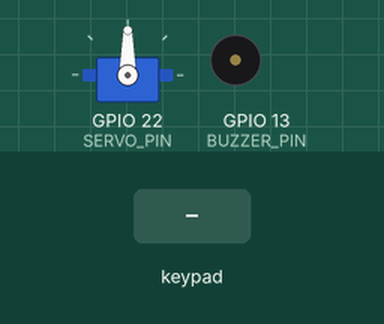
This program was run on a simulated ESP32. Parts: servo, buzzer (waves = sounding). Inputs (shaded band) come from the test bench. WiFi joins after 1.5 s; servers stay silent unless stated; no MQTT or app messages arrive unless stated; what the program prints to the serial monitor is not drawn.

Above: at 2.7 s.
2.8 s: keypad keys D 3 9 3 8 # pressed 0.4 s apart
At 5.28 s:
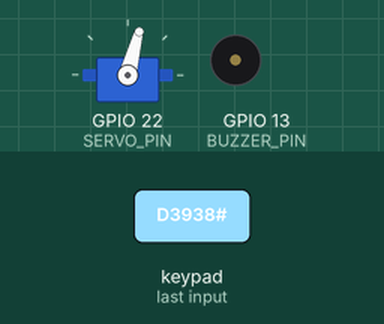
At 5.88 s:
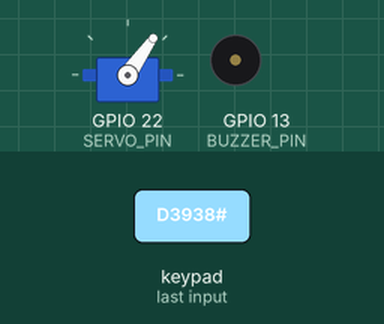
7.5 s: key '*' pressed
At 10.8 s:
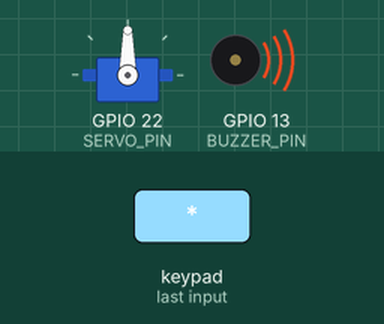
Timing chart, 0 to 12.5 s (numbered marks = the images above; inputs shaded):
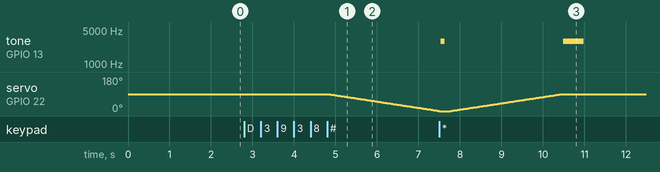

Measured:
- after the input at 2.8 s, servo on GPIO 22 (SERVO_PIN): moves from 90° to 1° over 2.6 s, starting after 2.0 s

The program:

main.cpp
```cpp
#include <Arduino.h>
#include <ESP32Servo.h>
#include <SPI.h>
#include <Wire.h>
#include <Keypad.h>
#include <WiFiClientSecure.h>
#include <PubSubClient.h>

#define ROW_NUM     4 // four rows
#define COLUMN_NUM  4 // four columns
#define SERVO_PIN  22
#define SUCCESS_LED_PIN 21
#define BUZZER_PIN    13  // ESP32 pin GIOP13, which connected to led

const char* lockKey = "D3938";

// initialization of the 4x4 keypad
byte pin_rows[ROW_NUM]      = {19, 18, 5, 17}; // GIOP19, GIOP18, GIOP5, GIOP17 connect to the row pins
byte pin_column[COLUMN_NUM] = {16, 4, 0, 2};   // GIOP16, GIOP4, GIOP0, GIOP2 connect to the column pins
char keys[ROW_NUM][COLUMN_NUM] = {
  {'1', '2', '3', 'A'},
  {'4', '5', '6', 'B'},
  {'7', '8', '9', 'C'},
  {'*', '0', '#', 'D'}
};

//initialize an instance of class Keypad
Keypad keypad = Keypad(makeKeymap(keys), pin_rows, pin_column, ROW_NUM, COLUMN_NUM);

//initialize an instance of class Servo
Servo servo;

bool isDoorLocked = true;

// Internet connection
const char* ssid = "BhishmaSHP";
const char* password = "c#vsjava";

// The endpoint is broker address
const char* awsEndpoint = "ahh6xadh7bhud-ats.iot.us-west-1.amazonaws.com";

const char* topic = "arn:aws:iot:us-west-1:452124643641:thing/Moisture_Sensor";
const char* subscribeTopic = "arn:aws:iot:us-west-1:452124643641:thing/Moisture_Sensor";

const char* rootCA = \
"-----BEGIN CERTIFICATE-----\n" \
"MIIDQTCCAimgAwIBAgITBmyfz5m/jAo54vB4ikPmljZbyjANBgkqhkiG9w0BAQsF\n" \
"ADA5MQswCQYDVQQGEwJVUzEPMA0GA1UEChMGQW1hem9uMRkwFwYDVQQDExBBbWF6\n" \
"b24gUm9vdCBDQSAxMB4XDTE1MDUyNjAwMDAwMFoXDTM4MDExNzAwMDAwMFowOTEL\n" \
"MAkGA1UEBhMCVVMxDzANBgNVBAoTBkFtYXpvbjEZMBcGA1UEAxMQQW1hem9uIFJv\n" \
"b3QgQ0EgMTCCASIwDQYJKoZIhvcNAQEBBQADggEPADCCAQoCggEBALJ4gHHKeNXj\n" \
"ca9HgFB0fW7Y14h29Jlo91ghYPl0hAEvrAIthtOgQ3pOsqTQNroBvo3bSMgHFzZM\n" \
"9O6II8c+6zf1tRn4SWiw3te5djgdYZ6k/oI2peVKVuRF4fn9tBb6dNqcmzU5L/qw\n" \
"IFAGbHrQgLKm+a/sRxmPUDgH3KKHOVj4utWp+UhnMJbulHheb4mjUcAwhmahRWa6\n" \
"VOujw5H5SNz/0egwLX0tdHA114gk957EWW67c4cX8jJGKLhD+rcdqsq08p8kDi1L\n" \
"93FcXmn/6pUCyziKrlA4b9v7LWIbxcceVOF34GfID5yHI9Y/QCB/IIDEgEw+OyQm\n" \
"jgSubJrIqg0CAwEAAaNCMEAwDwYDVR0TAQH/BAUwAwEB/zAOBgNVHQ8BAf8EBAMC\n" \
"AYYwHQYDVR0OBBYEFIQYzIU07LwMlJQuCFmcx7IQTgoIMA0GCSqGSIb3DQEBCwUA\n" \
"A4IBAQCY8jdaQZChGsV2USggNiMOruYou6r4lK5IpDB/G/wkjUu0yKGX9rbxenDI\n" \
"U5PMCCjjmCXPI6T53iHTfIUJrU6adTrCC2qJeHZERxhlbI1Bjjt/msv0tadQ1wUs\n" \
"N+gDS63pYaACbvXy8MWy7Vu33PqUXHeeE6V/Uq2V8viTO96LXFvKWlJbYK8U90vv\n" \
"o/ufQJVtMVT8QtPHRh8jrdkPSHCa2XV4cdFyQzR1bldZwgJcJmApzyMZFo6IQ6XU\n" \
"5MsI+yMRQ+hDKXJioaldXgjUkK642M4UwtBV8ob2xJNDd2ZhwLnoQdeXeGADbkpy\n" \
"rqXRfboQnoZsG4q5WTP468SQvvG5\n" \
"-----END CERTIFICATE-----\n";

// xxxxxxxxxx-certificate.pem.crt
const char* certificate_pem_crt = \
"-----BEGIN CERTIFICATE-----\n" \
"MIIDWTCCAkGgAwIBAgIUWDWGnTRfjv+br4hQTg2ufM+W7c4wDQYJKoZIhvcNAQEL\n" \
"BQAwTTFLMEkGA1UECwxCQW1hem9uIFdlYiBTZXJ2aWNlcyBPPUFtYXpvbi5jb20g\n" \
"SW5jLiBMPVNlYXR0bGUgU1Q9V2FzaGluZ3RvbiBDPVVTMB4XDTIyMTEwMjA0Mzky\n" \
"MVoXDTQ5MTIzMTIzNTk1OVowHjEcMBoGA1UEAwwTQVdTIElvVCBDZXJ0aWZpY2F0\n" \
"ZTCCASIwDQYJKoZIhvcNAQEBBQADggEPADCCAQoCggEBAMDEA2JzzvZsh5MvYTqz\n" \
"VzIyaOsMTsO4pGZdJdvsRcICgtBZANfWHm5fsPDL0WpcvMnAEaVn2BNdZUc9zPWD\n" \
"kEF1gKucGaL1LeXCp6XnyOl8g9jy+Skux+q1ezEIgfwiadHF0doARHecL3oH5Cav\n" \
"2/Du+xllZEkspROgMawNLcAUVtFuqv5W/9yNeMuwuZNsPFQz6KtEHjJ7e2le66lB\n" \
"XWwUZOhTUlZ68Abfwaq8MDIhruyl0QNrnLUPDXHM2WaZ6saaZiMbLRssssxxnmvi\n" \
"THrs1w1Dpa7HTNWLTwpfX9Ewlx2RZLmiN9A5HCy1bKfev6G3F8hn68rykwIHJh4N\n" \
"Fm0CAwEAAaNgMF4wHwYDVR0jBBgwFoAUGgzpOnvW+sk5m+366FiI+iftNL8wHQYD\n" \
"VR0OBBYEFDDy9pH9RarJseJksoPvwOVbopwFMAwGA1UdEwEB/wQCMAAwDgYDVR0P\n" \
"AQH/BAQDAgeAMA0GCSqGSIb3DQEBCwUAA4IBAQByVmKkMf3NHEosJC+essQGTb2I\n" \
"rq3BIFYZqI60hg3FZNH9DTmO5ylKnG9sJhFfUMHO75s0Qy78cIH0507jM+AtiozK\n" \
"62PDUudt+zNlTLo2D3wS/Kn7VqPyZ6bc0b0VXySNdTGOsz5hEJY6mY6vsVBsRfId\n" \
"UCM+dUKYpHFQyzMEgMWA6qG3ynk6OsAOukL9q2He4riPAu1CtPZdkBNMguR4Amcb\n" \
"lXvHAH+jk6q8chD6yFuPsXH3W1hQPkw1mWHBaKm23NTYtWOHrDNx7KWLNalyPq/M\n" \
"nIS3drIgrT4WDRSgyJKM8fqZG36xwpukO2VZOyVqV/K834/3weETv/WPR+mp\n" \
"-----END CERTIFICATE-----\n";

// xxxxxxxxxx-private.pem.key
const char* private_pem_key = \
"-----BEGIN RSA PRIVATE KEY-----\n" \
"MIIEogIBAAKCAQEAwMQDYnPO9myHky9hOrNXMjJo6wxOw7ikZl0l2+xFwgKC0FkA\n" \
"19Yebl+w8MvRaly8ycARpWfYE11lRz3M9YOQQXWAq5wZovUt5cKnpefI6XyD2PL5\n" \
"KS7H6rV7MQiB/CJp0cXR2gBEd5wvegfkJq/b8O77GWVkSSylE6AxrA0twBRW0W6q\n" \
"/lb/3I14y7C5k2w8VDPoq0QeMnt7aV7rqUFdbBRk6FNSVnrwBt/BqrwwMiGu7KXR\n" \
"A2uctQ8NcczZZpnqxppmIxstGyyyzHGea+JMeuzXDUOlrsdM1YtPCl9f0TCXHZFk\n" \
"uaI30DkcLLVsp96/obcXyGfryvKTAgcmHg0WbQIDAQABAoIBABeBDwSXKFolu5Y3\n" \
"xbw5l904BlD6rDPzNKCCpRYexha05axv3clzgzxkEJgb0goNCrvy3nPzqIYb8jhw\n" \
"kagyBYnlwO2r1/hlutX0GSsCix3lH9J5NeZOnPPCcyX0ap0KuSpp23+gXrjS43sW\n" \
"sTwCX2gOS7G6CjNd7TbqZoQbC0QLQGyiDzMRQCT2QIkbq2UV1D6lSBKumOpqapgU\n" \
"oj2LsBrk5TVvRZOAvUCTDiD03G++FZq8zIljjYRAhQkGbgVafRls3/1EKf2W0te+\n" \
"NGelXw5eL93JohfqCb+swau9mcaK1a3a2bPYmU1SeJPcUIK09jEKhnJfTAJsuamZ\n" \
"EWNjf6UCgYEA9B4pAgcRiV7IR3WboE5A7jDDFBXmvn/ksq8AIF5+CkDa5i9KRxes\n" \
"gt3uxVpTIuEUlYvqRjUql2mFuwy/AORlc1IElu5e47ZlzYEqkTbBQyPQrjYpatug\n" \
"VNYsNPW1OiwR0pO8L1vzD9T52D7NxpEPUKfDPaoBwcew2OODvqVBD4cCgYEAyiX6\n" \
"SNqNeRyHOBWWWRgF8M1gBT9TlWvwW0bntLNtUb2Y5SGmTvoMAezdKjB4g0k3ul1b\n" \
"Gt2g4CO25mJAhnikUmysUUSOb1UNng9N93W4i2IGyLNuKwN1VvYpNMhpAFGEw21V\n" \
"+bl9ZkMURrSxJMJIuab8/6sT2e55ToglDvlD32sCgYBwWo0/LKeqlOAS25Mz9bA2\n" \
"sGSokufvV4eXoamqPDNAXtcgyDUkgUXZuXFSjZ7j17oUlh/ODlw68csl6tjh/Tyg\n" \
"Feic2rr7jRBPxBomWZAbaZl7BNyNHOYvBZ+1BD1Tt8LAK1Saa3R0He6b01P8BvmI\n" \
"gp3+fIdwe4ruV9Bj50UJcwKBgEmZXC/sSrf+uAima3ASvA75Z21hqhfsDb3d6fyz\n" \
"myi4pBNAliGJDpgg2kFDFo2OOdkDpmj4qlsRBcWJnj6XbBSKdo68LDPCvst+fP+M\n" \
"/9zXmuq10XWds7ous8AA+6HfDDxu8W+TpmF2KMq5fQmKJxpY/yJC8l5VYhtCnGOA\n" \
"Q8LzAoGAWdUTKmJ1pvWOM14N8bGLl5nIARloGz4EBZs/XIh0yXJzWcXLvJgnkvp8\n" \
"GJ4PFOGNUd3fz7uXI6bNSaV3NfmxExNObvLPnUBJ1HQjXG/01P7OIzmONKMLDn4Y\n" \
"gXIw8/wAOP5koo45aE7cyWheB3LSQojfRpLnIs7Tb8/3HPysbRA=\n" \
"-----END RSA PRIVATE KEY-----\n";

WiFiClientSecure wiFiClient;
void msgReceived(char* topic, byte* payload, unsigned int len);
PubSubClient pubSubClient(awsEndpoint, 8883, msgReceived, wiFiClient);
void pubSubCheckConnect();

void setup() {
  Serial.begin(115200);
  servo.attach(SERVO_PIN);
  servo.write(90);

  // pinMode(SUCCESS_LED_PIN, OUTPUT);

  Serial.print("Connecting to ");
  Serial.print(ssid);
  WiFi.begin(ssid, password);
  WiFi.waitForConnectResult();
  Serial.print(", WiFi connected, IP address: ");
  Serial.println(WiFi.localIP());

  wiFiClient.setCACert(rootCA);
  wiFiClient.setCertificate(certificate_pem_crt);
  wiFiClient.setPrivateKey(private_pem_key);
}

void loop() {
  pubSubCheckConnect();

	bool onInput = true;
	char keyInput[30];
  int index = 0;

  while (onInput) {
    char key = keypad.getKey();
    if (key == '*' && !isDoorLocked) {
      isDoorLocked = true;
      onInput = false;
      for (int pos = 0; pos <= 90; pos++) {
        servo.write(pos);
        delay(30);
      }

      tone(BUZZER_PIN, 2960, 300);
      delay(100);
      tone(BUZZER_PIN, 2960, 300);
      delay(100);
      tone(BUZZER_PIN, 2960, 300);

      Serial.println("\nDoor Locked--Success\n");
      String msg = String("Door Locked Success");
      boolean rc = pubSubClient.publish(topic, msg.c_str());
      Serial.print("Published, rc=");
      Serial.print( (rc ? "OK: " : "FAILED: ") );

      delay(100);
      break;
    }

    if (isDoorLocked && key) {
			keyInput[index++] = key;
      if (key == '#') {
        keyInput[index - 1] = '\0';
        if (strcmp(lockKey, keyInput) == 0) {
          for (int pos = 90; pos >= 0; pos--) {
            servo.write(pos);
            delay(30);
          }

          isDoorLocked = false;
          Serial.println(strcat(keyInput, " is valid"));
          Serial.println("\nDoor Unlocked--Success\n");

          tone(BUZZER_PIN, 2960, 500);
          delay(100);
          tone(BUZZER_PIN, 2960, 500);

          noTone(BUZZER_PIN);
          // digitalWrite(SUCCESS_LED_PIN, LOW);

          String msg = String("Door Unlocked Success");
          boolean rc = pubSubClient.publish(topic, msg.c_str());
          Serial.print("Published, rc=");
          Serial.print( (rc ? "OK: " : "FAILED: ") );
        } else {
          tone(BUZZER_PIN, 185, 800);
          delay(100);
          tone(BUZZER_PIN, 185, 800);
          delay(100);
          tone(BUZZER_PIN, 185, 800);

          noTone(BUZZER_PIN);
          Serial.println("\nDoor Unlocked--Failed\n");
          String msg = String("Door Unlocked Failed");
          boolean rc = pubSubClient.publish(topic, msg.c_str());
          Serial.print("Published, rc=");
          Serial.print( (rc ? "OK: " : "FAILED: ") );
        }

        // Null terminate first element/Erase array content
        keyInput[0] = '\0';
        index = 0;
        onInput = false;

        delay(100);
      } else {
        Serial.print("Pressed: ");
        Serial.println(key);
      }
    }
  }
}

void msgReceived(char* topic, byte* payload, unsigned int length) {
  Serial.print("Message received on ");
  Serial.print(topic);
  Serial.print(": ");
  for (int i = 0; i < length; i++) {
    Serial.print((char) payload[i]);
  }
  Serial.println();
}

void pubSubCheckConnect() {
  if (!pubSubClient.connected()) {
    Serial.print("PubSubClient connecting to: ");
    Serial.print(awsEndpoint);
    while (!pubSubClient.connected()) {
      Serial.print(".");
      pubSubClient.connect("Moisture_Sensor");
      delay(1000);
    }
    Serial.println(" connected");
    pubSubClient.subscribe(subscribeTopic);
  }
  pubSubClient.loop();
}
```
